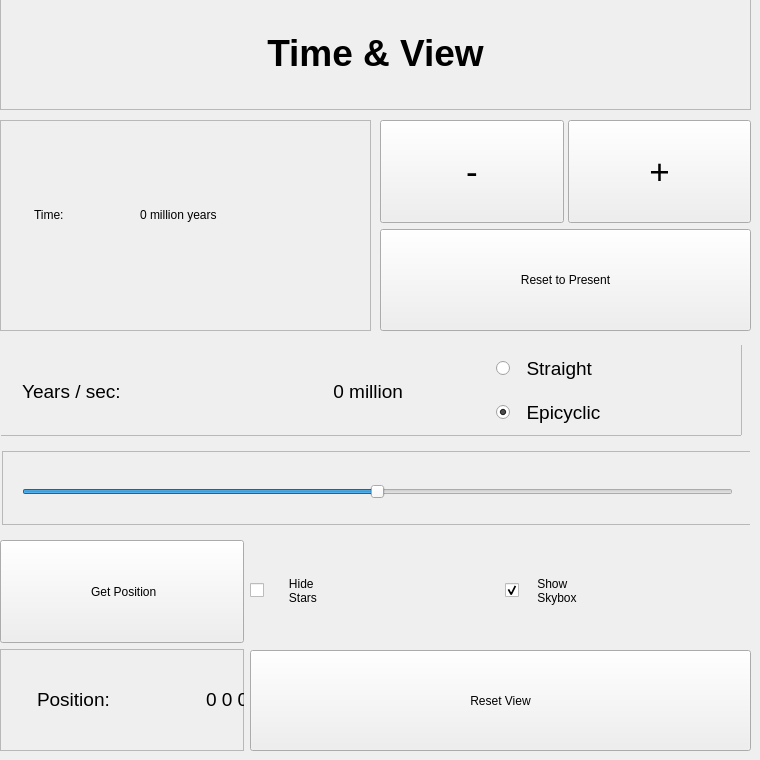
    <widget class="QWidget" name="timeViewPage">
     <widget class="QFrame" name="frame_5">
      <property name="geometry">
       <rect>
        <x>0</x>
        <y>-1</y>
        <width>751</width>
        <height>111</height>
       </rect>
      </property>
      <property name="frameShape">
       <enum>QFrame::StyledPanel</enum>
      </property>
      <property name="frameShadow">
       <enum>QFrame::Raised</enum>
      </property>
      <property name="titleFrame" stdset="0">
       <bool>true</bool>
      </property>
      <widget class="QLabel" name="label_2">
       <property name="geometry">
        <rect>
         <x>0</x>
         <y>-1</y>
         <width>751</width>
         <height>111</height>
        </rect>
       </property>
       <property name="text">
        <string>&lt;html&gt;&lt;head/&gt;&lt;body&gt;&lt;p align=&quot;center&quot;&gt;&lt;span style=&quot; font-size:28pt; font-weight:600;&quot;&gt;Time &amp;amp; View&lt;/span&gt;&lt;/p&gt;&lt;/body&gt;&lt;/html&gt;</string>
       </property>
      </widget>
     </widget>
     <widget class="QWidget" name="widget" native="true">
      <property name="geometry">
       <rect>
        <x>1</x>
        <y>345</y>
        <width>749</width>
        <height>191</height>
       </rect>
      </property>
      <widget class="QFrame" name="frame_3">
       <property name="geometry">
        <rect>
         <x>1</x>
         <y>106</y>
         <width>749</width>
         <height>74</height>
        </rect>
       </property>
       <property name="frameShape">
        <enum>QFrame::StyledPanel</enum>
       </property>
       <property name="frameShadow">
        <enum>QFrame::Raised</enum>
       </property>
       <widget class="QSlider" name="horizontalSlider">
        <property name="geometry">
         <rect>
          <x>20</x>
          <y>10</y>
          <width>711</width>
          <height>61</height>
         </rect>
        </property>
        <property name="sizePolicy">
         <sizepolicy hsizetype="Minimum" vsizetype="Minimum">
          <horstretch>0</horstretch>
          <verstretch>0</verstretch>
         </sizepolicy>
        </property>
        <property name="minimum">
         <number>-200</number>
        </property>
        <property name="maximum">
         <number>200</number>
        </property>
        <property name="singleStep">
         <number>5</number>
        </property>
        <property name="pageStep">
         <number>5</number>
        </property>
        <property name="value">
         <number>0</number>
        </property>
        <property name="orientation">
         <enum>Qt::Horizontal</enum>
        </property>
        <property name="tickPosition">
         <enum>QSlider::NoTicks</enum>
        </property>
       </widget>
      </widget>
      <widget class="QFrame" name="frame_2">
       <property name="geometry">
        <rect>
         <x>-10</x>
         <y>-10</y>
         <width>751</width>
         <height>101</height>
        </rect>
       </property>
       <property name="frameShape">
        <enum>QFrame::StyledPanel</enum>
       </property>
       <property name="frameShadow">
        <enum>QFrame::Raised</enum>
       </property>
       <widget class="QWidget" name="layoutWidget">
        <property name="geometry">
         <rect>
          <x>21</x>
          <y>11</y>
          <width>391</width>
          <height>91</height>
         </rect>
        </property>
        <layout class="QHBoxLayout" name="horizontalLayout_8">
         <property name="spacing">
          <number>10</number>
         </property>
         <item>
          <widget class="QLabel" name="label_5">
           <property name="font">
            <font>
             <pointsize>14</pointsize>
            </font>
           </property>
           <property name="text">
            <string>  Years / sec:    </string>
           </property>
           <property name="fontSize" stdset="0">
            <UInt>14</UInt>
           </property>
          </widget>
         </item>
         <item>
          <widget class="QLabel" name="yearIncrementLabel">
           <property name="font">
            <font>
             <pointsize>14</pointsize>
            </font>
           </property>
           <property name="text">
            <string>  0 million</string>
           </property>
           <property name="alignment">
            <set>Qt::AlignRight|Qt::AlignTrailing|Qt::AlignVCenter</set>
           </property>
           <property name="fontSize" stdset="0">
            <UInt>14</UInt>
           </property>
          </widget>
         </item>
        </layout>
       </widget>
       <widget class="QWidget" name="layoutWidget">
        <property name="geometry">
         <rect>
          <x>430</x>
          <y>10</y>
          <width>321</width>
          <height>91</height>
         </rect>
        </property>
        <layout class="QVBoxLayout" name="verticalLayout_3">
         <property name="leftMargin">
          <number>75</number>
         </property>
         <property name="rightMargin">
          <number>75</number>
         </property>
         <item>
          <widget class="QRadioButton" name="StraightVelRadioButton">
           <property name="font">
            <font>
             <pointsize>14</pointsize>
            </font>
           </property>
           <property name="text">
            <string>  Straight</string>
           </property>
          </widget>
         </item>
         <item>
          <widget class="QRadioButton" name="EpicyclicRadioButton">
           <property name="font">
            <font>
             <pointsize>14</pointsize>
            </font>
           </property>
           <property name="text">
            <string>  Epicyclic</string>
           </property>
           <property name="checked">
            <bool>true</bool>
           </property>
          </widget>
         </item>
        </layout>
       </widget>
      </widget>
     </widget>
     <widget class="QWidget" name="layoutWidget">
      <property name="geometry">
       <rect>
        <x>0</x>
        <y>120</y>
        <width>751</width>
        <height>211</height>
       </rect>
      </property>
      <layout class="QHBoxLayout" name="horizontalLayout_6">
       <property name="spacing">
        <number>9</number>
       </property>
       <item>
        <widget class="QFrame" name="frame">
         <property name="frameShape">
          <enum>QFrame::StyledPanel</enum>
         </property>
         <property name="frameShadow">
          <enum>QFrame::Raised</enum>
         </property>
         <widget class="QLabel" name="label">
          <property name="geometry">
           <rect>
            <x>34</x>
            <y>-1</y>
            <width>141</width>
            <height>191</height>
           </rect>
          </property>
          <property name="text">
           <string>Time:</string>
          </property>
          <property name="fontSize" stdset="0">
           <UInt>14</UInt>
          </property>
         </widget>
         <widget class="QLabel" name="yearLabel">
          <property name="geometry">
           <rect>
            <x>140</x>
            <y>-1</y>
            <width>231</width>
            <height>191</height>
           </rect>
          </property>
          <property name="text">
           <string>0 million years</string>
          </property>
          <property name="fontSize" stdset="0">
           <UInt>14</UInt>
          </property>
         </widget>
        </widget>
       </item>
       <item>
        <layout class="QVBoxLayout" name="verticalLayout_4">
         <property name="spacing">
          <number>6</number>
         </property>
         <item>
          <layout class="QHBoxLayout" name="horizontalLayout_5">
           <property name="spacing">
            <number>4</number>
           </property>
           <item>
            <widget class="QPushButton" name="minusMillionYearsButton">
             <property name="sizePolicy">
              <sizepolicy hsizetype="Minimum" vsizetype="Minimum">
               <horstretch>0</horstretch>
               <verstretch>0</verstretch>
              </sizepolicy>
             </property>
             <property name="font">
              <font>
               <pointsize>26</pointsize>
              </font>
             </property>
             <property name="text">
              <string>-</string>
             </property>
             <property name="fontSize" stdset="0">
              <UInt>22</UInt>
             </property>
            </widget>
           </item>
           <item>
            <widget class="QPushButton" name="plusMillionYearsButton">
             <property name="sizePolicy">
              <sizepolicy hsizetype="Minimum" vsizetype="Minimum">
               <horstretch>0</horstretch>
               <verstretch>0</verstretch>
              </sizepolicy>
             </property>
             <property name="font">
              <font>
               <pointsize>26</pointsize>
              </font>
             </property>
             <property name="text">
              <string>+</string>
             </property>
             <property name="fontSize" stdset="0">
              <UInt>22</UInt>
             </property>
            </widget>
           </item>
          </layout>
         </item>
         <item>
          <widget class="QPushButton" name="resetToPresentButton">
           <property name="sizePolicy">
            <sizepolicy hsizetype="Minimum" vsizetype="Minimum">
             <horstretch>0</horstretch>
             <verstretch>0</verstretch>
            </sizepolicy>
           </property>
           <property name="text">
            <string>Reset to Present</string>
           </property>
           <property name="fontSize" stdset="0">
            <UInt>14</UInt>
           </property>
          </widget>
         </item>
        </layout>
       </item>
      </layout>
     </widget>
     <widget class="QWidget" name="layoutWidget">
      <property name="geometry">
       <rect>
        <x>0</x>
        <y>540</y>
        <width>751</width>
        <height>211</height>
       </rect>
      </property>
      <layout class="QHBoxLayout" name="horizontalLayout_9">
       <item>
        <layout class="QVBoxLayout" name="verticalLayout_11">
         <item alignment="Qt::AlignHCenter">
          <widget class="QPushButton" name="getPositionButton">
           <property name="sizePolicy">
            <sizepolicy hsizetype="Minimum" vsizetype="Minimum">
             <horstretch>0</horstretch>
             <verstretch>0</verstretch>
            </sizepolicy>
           </property>
           <property name="text">
            <string>                          Get Position                         </string>
           </property>
           <property name="fontSize" stdset="0">
            <UInt>14</UInt>
           </property>
          </widget>
         </item>
         <item>
          <widget class="QFrame" name="frame_12">
           <property name="frameShape">
            <enum>QFrame::StyledPanel</enum>
           </property>
           <property name="frameShadow">
            <enum>QFrame::Raised</enum>
           </property>
           <widget class="QWidget" name="layoutWidget">
            <property name="geometry">
             <rect>
              <x>0</x>
              <y>0</y>
              <width>301</width>
              <height>101</height>
             </rect>
            </property>
            <layout class="QHBoxLayout" name="horizontalLayout_3">
             <item alignment="Qt::AlignHCenter">
              <widget class="QLabel" name="positionLabel">
               <property name="font">
                <font>
                 <pointsize>14</pointsize>
                </font>
               </property>
               <property name="text">
                <string>Position:</string>
               </property>
              </widget>
             </item>
             <item alignment="Qt::AlignHCenter">
              <widget class="QLabel" name="positionValueLabel">
               <property name="font">
                <font>
                 <pointsize>14</pointsize>
                </font>
               </property>
               <property name="text">
                <string>0 0 0</string>
               </property>
               <property name="fontSize" stdset="0">
                <UInt>14</UInt>
               </property>
              </widget>
             </item>
            </layout>
           </widget>
          </widget>
         </item>
        </layout>
       </item>
       <item>
        <layout class="QHBoxLayout" name="horizontalLayout_4" stretch="1">
         <property name="spacing">
          <number>9</number>
         </property>
         <item>
          <layout class="QVBoxLayout" name="verticalLayout_6">
           <item>
            <layout class="QHBoxLayout" name="horizontalLayout_7">
             <item>
              <widget class="QCheckBox" name="hideUnnamedStarsCheckBox">
               <property name="sizePolicy">
                <sizepolicy hsizetype="Minimum" vsizetype="Minimum">
                 <horstretch>0</horstretch>
                 <verstretch>0</verstretch>
                </sizepolicy>
               </property>
               <property name="text">
                <string>      Hide       
      Stars       </string>
               </property>
               <property name="fontSize" stdset="0">
                <UInt>14</UInt>
               </property>
              </widget>
             </item>
             <item>
              <widget class="QCheckBox" name="showSkyboxCheckBox">
               <property name="sizePolicy">
                <sizepolicy hsizetype="Minimum" vsizetype="Minimum">
                 <horstretch>0</horstretch>
                 <verstretch>0</verstretch>
                </sizepolicy>
               </property>
               <property name="text">
                <string>    Show     
    Skybox     </string>
               </property>
               <property name="checked">
                <bool>true</bool>
               </property>
               <property name="fontSize" stdset="0">
                <UInt>14</UInt>
               </property>
              </widget>
             </item>
            </layout>
           </item>
           <item>
            <widget class="QPushButton" name="resetViewButton">
             <property name="sizePolicy">
              <sizepolicy hsizetype="Minimum" vsizetype="Minimum">
               <horstretch>0</horstretch>
               <verstretch>0</verstretch>
              </sizepolicy>
             </property>
             <property name="text">
              <string>      Reset View      </string>
             </property>
             <property name="fontSize" stdset="0">
              <UInt>14</UInt>
             </property>
            </widget>
           </item>
          </layout>
         </item>
        </layout>
       </item>
      </layout>
     </widget>
    </widget>
